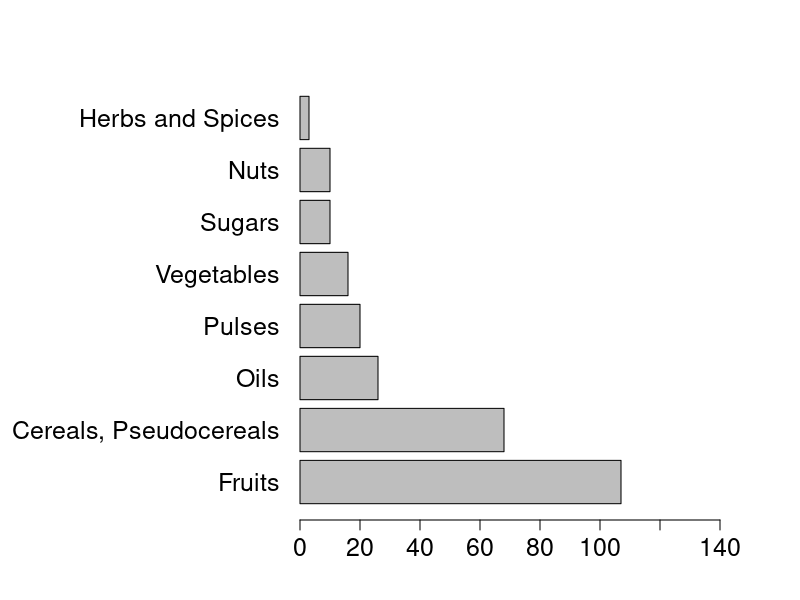

Generate this figure with R:
# load required libraries
library(tidyverse)
library(ggplot2)


################################################################################
# # 1 - Load inventory
################################################################################

# Load required data and shapefiles for plotting occurrence maps and data tables
inventory <- read.csv("./Input_Data_and_Files/inventory.csv") %>% 
  mutate(TAXON = str_replace(TAXON, "×", "")) %>% 
  mutate(SPECIES = str_replace(SPECIES, "×", "")) 

inventory_finest_taxon_resolution <- inventory %>%
  filter(FINEST_TAXON_RESOLUTION == "Y")

################################################################################
# # 2 - SPECIES AND TAXA IN TIER 1, TIER 2, and WUS   
################################################################################

# inventory summary stats
# number of unique taxa and distinct species
unique_taxa <- nrow(inventory_finest_taxon_resolution)
unique_species <- inventory_finest_taxon_resolution %>%
  distinct(SPECIES, .keep_all = TRUE)
# and again within the 3 main groupings
# number of distinct taxa and distinct species
CWR1 <- inventory_finest_taxon_resolution %>%
  filter(TIER == 1)
CWR1_sp <- unique_species %>%
  filter(TIER == 1)
CWR2 <- inventory_finest_taxon_resolution %>%
  filter(TIER == 2)
CWR2_sp <- unique_species %>%
  filter(TIER == 2)
WUS <- inventory_finest_taxon_resolution %>%
  filter(WUS == "Y")
WUS_sp <- unique_species %>%
  filter(WUS == "Y")

#############################################################
# TABLE 1 - GENEPOOLS, SPECIES, TAXA BY CATEGORY (TIER 1)   #
#############################################################

CWR_inventory_summary <- inventory_finest_taxon_resolution %>%
  filter(CWR == "Y") %>%
  filter(TIER == 1) %>%
  group_by(PRIMARY_CROP_OR_WUS_USE_SPECIFIC_1) %>%
  add_tally() %>%
  distinct(SPECIES, .keep_all = TRUE) %>%
  add_tally() %>%
  distinct(PRIMARY_CROP_OR_WUS_USE_SPECIFIC_1, .keep_all = TRUE ) %>%
  arrange(desc(n)) %>%
  dplyr::select(PRIMARY_CROP_OR_WUS_USE_SPECIFIC_1, n, nn) %>%
  # change level name to fit on the figure page better
  transform(
    PRIMARY_CROP_OR_WUS_USE_SPECIFIC_1=plyr::revalue(PRIMARY_CROP_OR_WUS_USE_SPECIFIC_1, 
                                                     c("Cereals and pseudocereals"="Cereals, Pseudocereals")))

par(mar=c(4,15,4,4))
barplot(CWR_inventory_summary$n, #main = "Native CWR Taxa in Broad Crop Categories",
        names.arg = CWR_inventory_summary$PRIMARY_CROP_OR_WUS_USE_SPECIFIC_1, xlab = "", ylab = "",
        cex.names=1.5, cex.axis=1.5, horiz=T, las=1, xlim = c(0,140))
